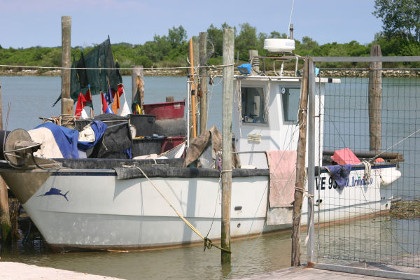
#> input picture imageops/boat-small.jpg, 420 x 280 px
$ python imageops-expand-image.py
#> lines starting #> are read from the running program, lines starting #| are printed output that depends on the picture
# Author:  Martin McBride
# Created: 2021-05-14
# Copyright (C) 2021, Martin McBride
# License: MIT

# Expand an image, adding a 40 pixel border

from PIL import Image, ImageOps

image = Image.open('boat-small.jpg')
#> image is the input picture: PIL image 420x280 RGB; mean R, G, B 143.2, 144.1, 140.7
result_image = ImageOps.expand(image, 40, 'yellow')
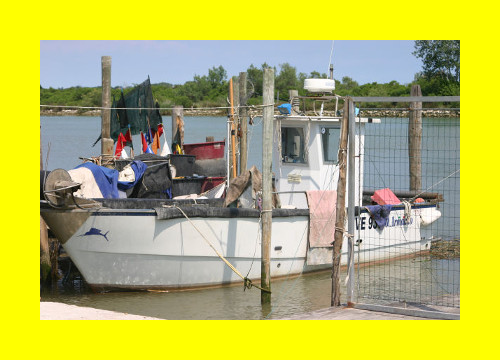
#> result_image: PIL image 500x360 RGB; mean R, G, B 181.9, 182.6, 91.9
result_image.save('imageops-expand-40.jpg')
